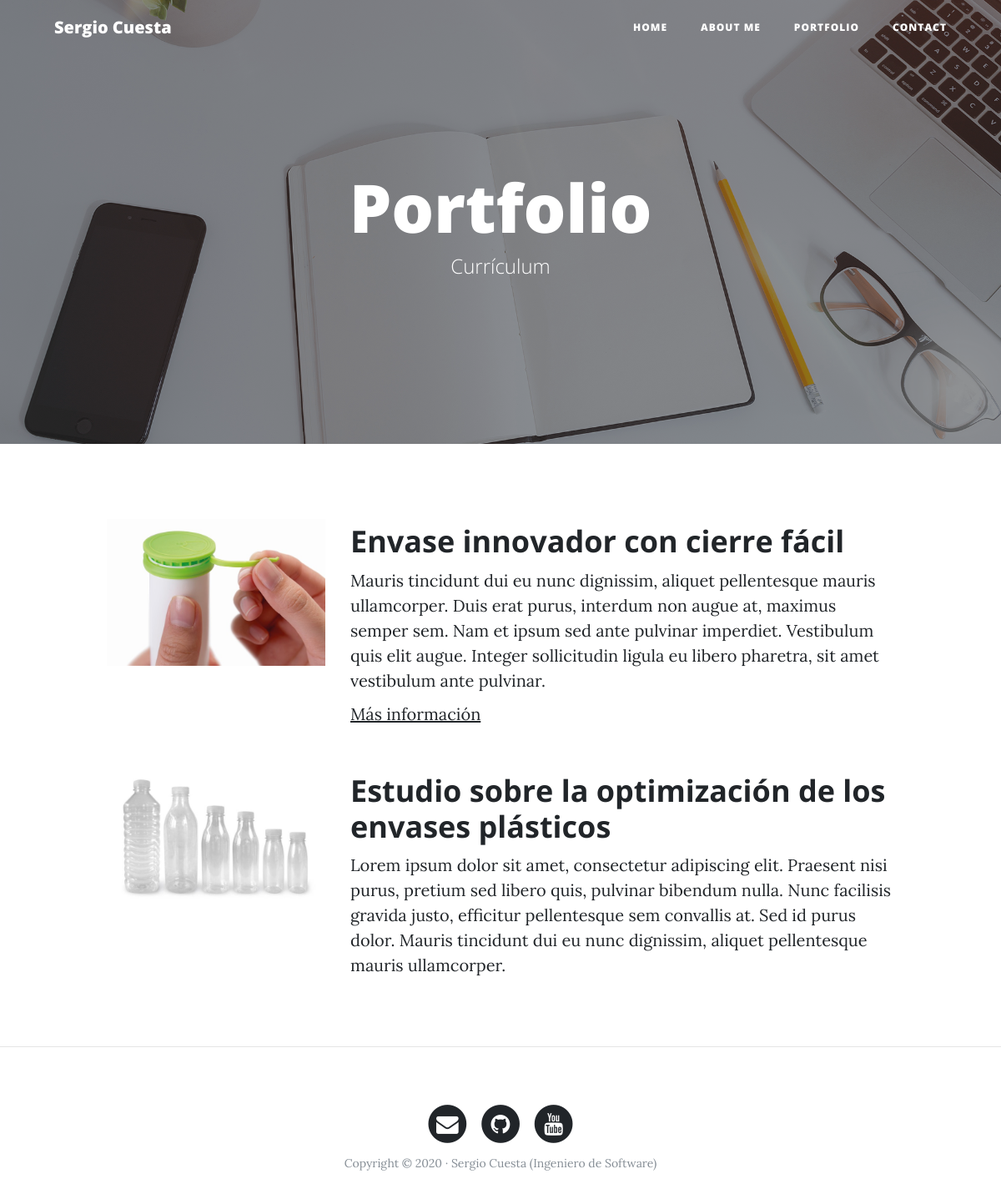
The page /portfolio/ on the database its author committed.
### portfolio/models.py (models this page shows, shortened)
class Project(models.Model):
    title = models.CharField(max_length=200, verbose_name='Title')
    description = models.TextField()
    image = models.ImageField(upload_to='projects')
    link = models.URLField(null=True, blank=True)
    created = models.DateTimeField(auto_now_add=True)
    updated = models.DateTimeField(auto_now=True)
    class Meta:
        verbose_name = 'second name'
        verbose_name_plural = 'projects'
        ordering = ['-created'] # '-' delante de la ordenación para que sea del revés

### portfolio/views.py (the view)
# urls.py: path('portfolio/', portfolio_views.portfolio, name='portfolio'),
def portfolio(request):
    projects = Project.objects.all()
    return render(request, "portfolio/portfolio.html", {'projects': projects})

### portfolio/templates/portfolio/portfolio.html (shortened to what this page needs)
{% extends "core/base.html" %}
{% block background %}{% load static %}{% static 'core/img/portfolio-bg.jpg' %}{% endblock %}
{% block headers %}
  <h1>Portfolio</h1>
  <span class="subheading">Currículum</span>
{% endblock %}
{% block content %}
    {% for project in projects %}
      <div class="row">
        <div class="row project">
          <div class="col-lg-3 col-md-4 offset-lg-1">
            <img class="img-fluid" src="{{project.image.url}}" alt="">
          </div>
          <div class="col-lg-7 col-md-8">
            <h2 class="section-heading title">{{project.title}}</h2>
            <p>{{project.description}}</p>
            {% if project.link %}
                <p><a href="{{project.link}}">Más información</a></p>
            {% endif %}
          </div>
        </div>
      </div>
    {% endfor %}
{% endblock %}

### core/templates/core/base.html (shortened to what this page needs)
<!DOCTYPE html>
<html lang="es">
  <head>
    {% load static %}
    <link href="{% static 'core/vendor/bootstrap/css/bootstrap.min.css' %}" rel="stylesheet">
    <link href="{% static 'core/vendor/font-awesome/css/font-awesome.min.css' %}" rel="stylesheet" type="text/css">
    <link href="{% static 'core/css/clean-blog.min.css' %}" rel="stylesheet">
  </head>
  <body>
    <nav class="navbar navbar-expand-lg navbar-light fixed-top" id="mainNav">
      <div class="container">
        <a class="navbar-brand" href="{% url 'home' %}">Sergio Cuesta</a>
        <div class="collapse navbar-collapse" id="navbarResponsive">
          <ul class="navbar-nav ml-auto">
            <li class="nav-item">
              <a class="nav-link" href="{% url 'home' %}">Home</a>
            </li>
            <li class="nav-item">
              <a class="nav-link" href="{% url 'about' %}">About me</a>
            </li>
            <li class="nav-item">
              <a class="nav-link" href="{% url 'portfolio' %}">Portfolio</a>
            </li>
            <li class="nav-item">
              <a class="nav-link" href="{% url 'contact' %}">Contact</a>
            </li>
          </ul>
        </div>
      </div>
    </nav>
    <header class="masthead" style="background-image: url('{% block background %} {% endblock %}')">
      <div class="overlay"></div>
      <div class="container">
        <div class="row">
          <div class="col-lg-8 col-md-10 mx-auto">
            <div class="site-heading">
              {% block headers %} {% endblock %}
            </div>
          </div>
        </div>
      </div>
    </header>
    <div class="container">
      {% block content %} {% endblock %}
    </div>
    {% if request.path != '/' %} <hr> {% endif %}
    <footer>
      <div class="container">
        <div class="row">
          <div class="col-lg-8 col-md-10 mx-auto">
            <ul class="list-inline text-center">
              <li class="list-inline-item">
                <a href="#">
                  <span class="fa-stack fa-lg">
                    <i class="fa fa-circle fa-stack-2x"></i>
                    <i class="fa fa-envelope fa-stack-1x fa-inverse"></i>
                  </span>
                </a>
              </li>
              <li class="list-inline-item">
                <a href="#">
                  <span class="fa-stack fa-lg">
                    <i class="fa fa-circle fa-stack-2x"></i>
                    <i class="fa fa-github fa-stack-1x fa-inverse"></i>
                  </span>
                </a>
              </li>
              <li class="list-inline-item">
                <a href="#">
                  <span class="fa-stack fa-lg">
                    <i class="fa fa-circle fa-stack-2x"></i>
                    <i class="fa fa-youtube fa-stack-1x fa-inverse"></i>
                  </span>
                </a>
              </li>
            </ul>
            <p class="copyright text-muted">Copyright &copy; 2020 · Sergio Cuesta (Ingeniero de Software) </p>
          </div>
        </div>
      </div>
    </footer>
  </body>
</html>

### rows shown on the page
Project: image (picture), title "Envase innovador con cierre fácil", description "Mauris tincidunt dui eu nunc dignissim, aliquet pellentesque mauris ullamcorper. Duis erat purus, interdum non augue at, maximus semper sem. Nam et ipsum sed ante pulvinar imperdiet. Vestibulum quis elit augue. Integer sollicitudin ligula eu libero pharetra, sit amet vestibulum ante pulvinar."
Project: image (picture), title "Estudio sobre la optimización de los envases plásticos", description "Lorem ipsum dolor sit amet, consectetur adipiscing elit. Praesent nisi purus, pretium sed libero quis, pulvinar bibendum nulla. Nunc facilisis gravida justo, efficitur pellentesque sem convallis at. Sed id purus dolor. Mauris tincidunt dui eu nunc dignissim, aliquet pellentesque mauris ullamcorper."
